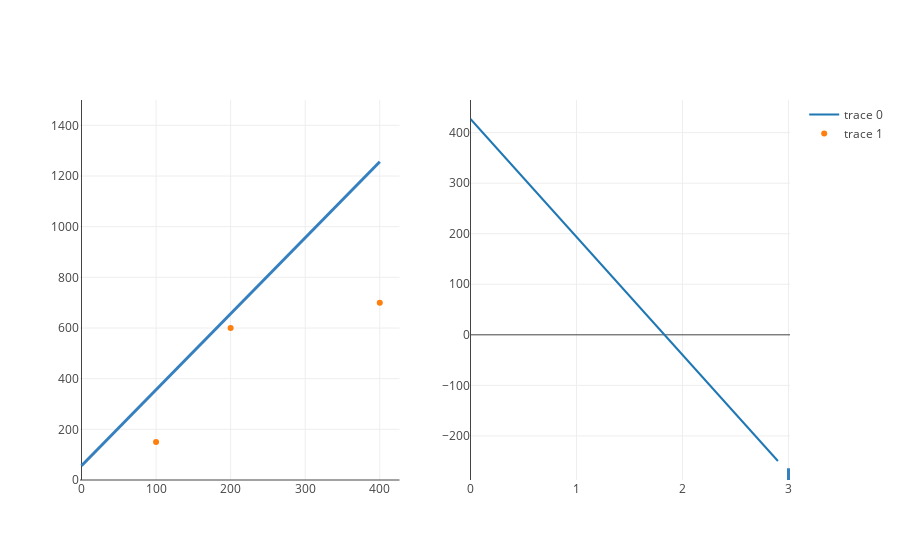

The code cell stored with this chart in its notebook:
### Code cell
m = 3.0
cost_line = generate_cost_line(errors, m)
regression_line = generate_regression_line(400, m, 56.33)
fig = make_subplots()
add_cost_function_trace(fig, m_linear_error_chart)
add_scatter_plot(updated_shows)

fig['layout'].update(shapes=[regression_line, cost_line])
fig['layout']['yaxis1'].update(range=[0, 1500])

plotly.offline.iplot(fig)

### Figure 1 — Plotly figure (JSON) as saved in the notebook; plotly's stock layout.template omitted (floating-point values rounded to 4 significant figures)
{"data": [{"type": "scatter", "x": [0, 0.1, 0.2, 0.3, 0.4, 0.5, 0.6, 0.7, 0.8, 0.9, 1, 1.1, 1.2, 1.3, 1.4, 1.5, 1.6, 1.7, 1.8, 1.9, 2, 2.1, 2.2, 2.3, 2.4, 2.5, 2.6, 2.7, 2.8, 2.9], "xaxis": "x2", "y": [427.0, 403.7, 380.3, 357.0, 333.7, 310.3, 287.0, 263.7, 240.3, 217.0, 193.7, 170.3, 147.0, 123.7, 100.3, 77.0, 53.67, 30.34, 7.003, -16.33, -39.66, -63.0, -86.33, -109.7, -133.0, -156.3, -179.7, -203.0, -226.3, -249.7], "yaxis": "y2"}, {"mode": "markers", "type": "scatter", "x": [100, 200, 400], "xaxis": "x1", "y": [150, 600, 700], "yaxis": "y1"}], "layout": {"shapes": [{"line": {"color": "rgb(55, 128, 191)", "width": 3}, "type": "line", "x0": 0, "x1": 400, "xref": "x1", "y0": 56.33, "y1": 1256.0, "yref": "y1"}, {"line": {"color": "rgb(55, 128, 191)", "width": 3}, "type": "line", "x0": 3, "x1": 3, "xref": "x2", "y0": 0, "y1": 46.33, "yref": "y1"}], "xaxis1": {"anchor": "y1", "domain": [0, 0.45]}, "xaxis2": {"anchor": "y2", "domain": [0.55, 1]}, "yaxis1": {"anchor": "x1", "domain": [0, 1], "range": [0, 1500]}, "yaxis2": {"anchor": "x2", "domain": [0, 1]}}}
